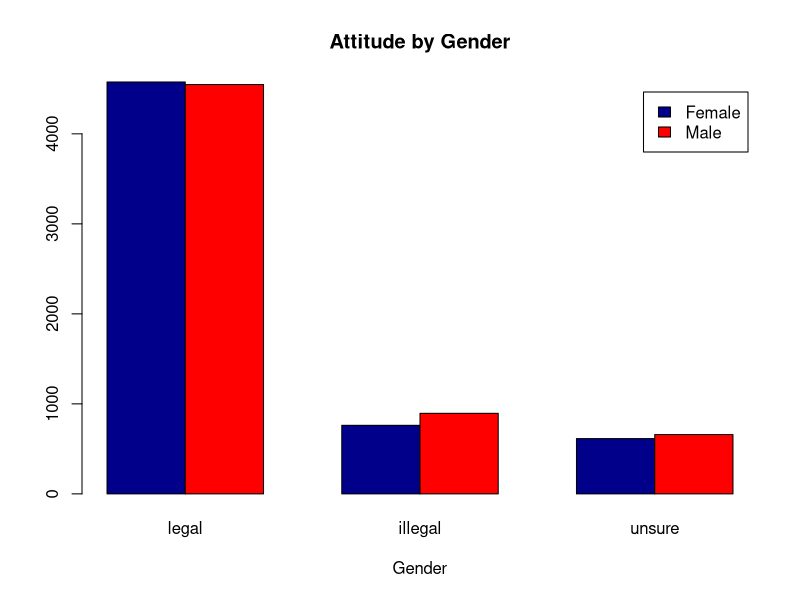
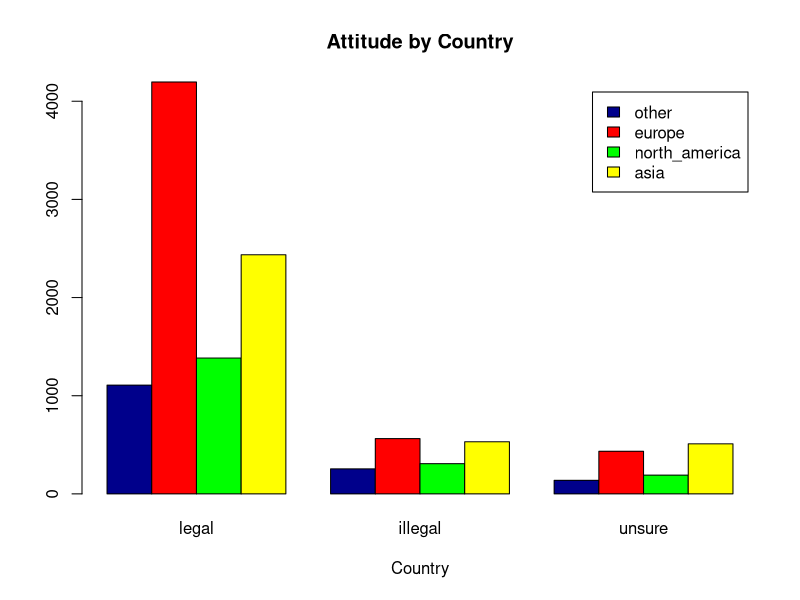
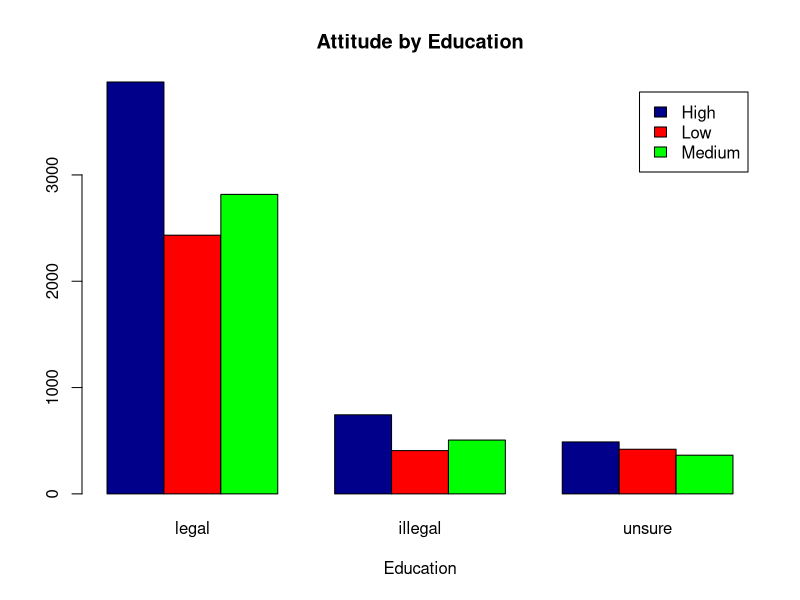
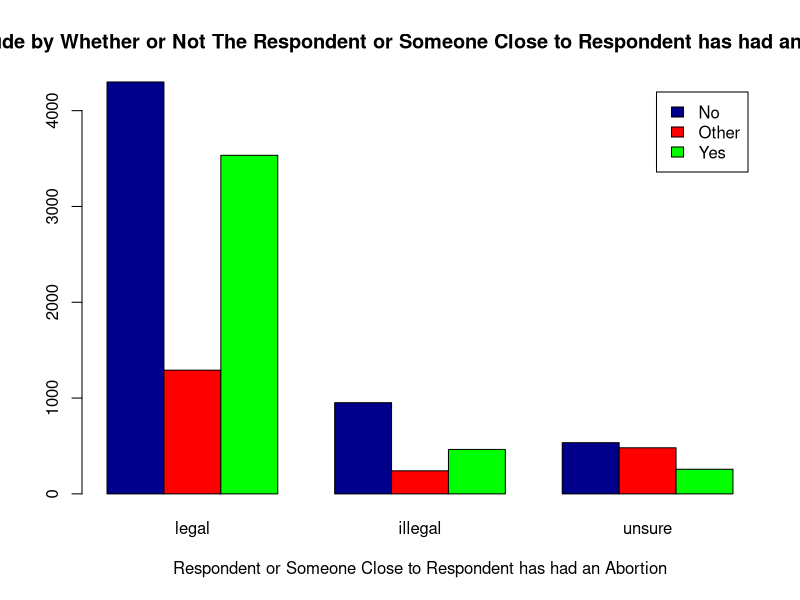
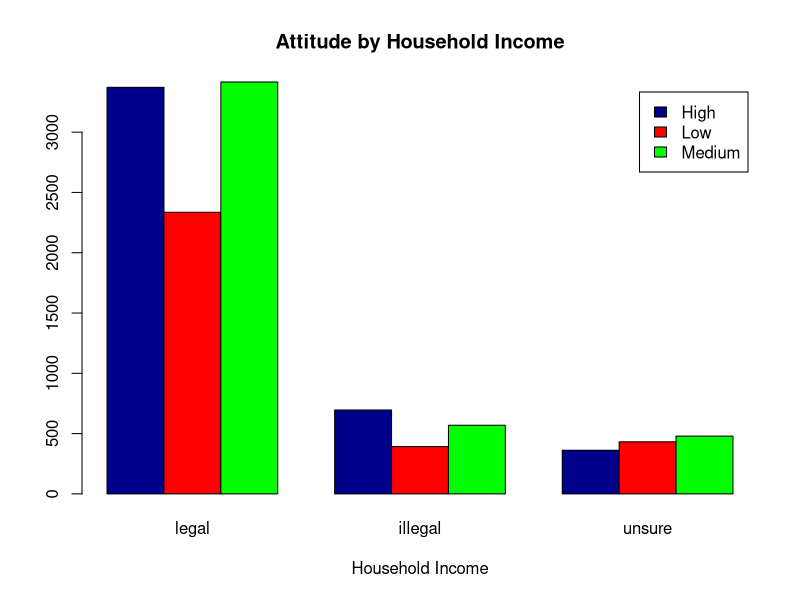
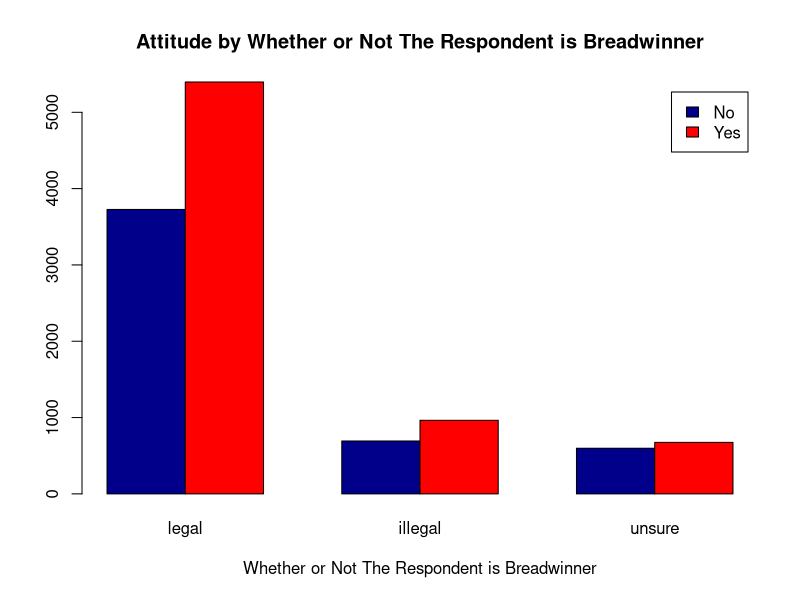

Source code (R) for these figures, in order:
## ---- chunk 1
knitr::opts_chunk$set(echo = TRUE)
library(readxl)
library(dplyr)
library(tidyverse)

## ---- chunk 2
# read in data 
SurveyResults <- read_excel("SurveyResults.xlsx")

# subset important rows
data <- SurveyResults[,c(3:10,17,18,20,21)]

# rename columns
colnames(data) <- c("country","gender","age","employment","edu","marital_status","household_income","chief_income_earner","close_lgbtq","attitude","had_abortion","religiosity")

# set Na to NA
data[data=="Na"] <- NA

# remove all NA's
data <- na.omit(data)

table(data$attitude)

# factor collapsing 
data$employment<-fct_collapse(data$employment,
                              student = "A student",
                              employed = c("Full time", "Part time", "Self employed"),
                              unemployed = c("Retired", "Unemployed", "Prefer not to answer")
                              )

# unique(data$employment), check that factor worked 

data$attitude<-fct_collapse(data$attitude,
legal = c("Abortion SHOULD be permitted whenever a woman decides she wants one","Abortion SHOULD be permitted in certain circumstances, such as if a woman has been raped"),
unsure = "Don't know/Prefer not to say",
illegal = c("Abortion should NOT be permitted under any circumstances, except when the life of the mother is in danger", "Abortion should NEVER be permitted, no matter what circumstance exists"))

# unique(data$attitude), check that it worked 

data$marital_status <- fct_collapse(data$marital_status,
  married = c("Married", "Domestic partnership / Living as married"),
  single = c("Single"),
  other = c("Divorced", "Widowed"))

# unique(data$marital_status), check that it worked 


data$country <- fct_collapse(data$country,
  north_america = c("United States", "Canada"), #1883
  asia = c("India", "Japan", "South Korea", "China", "Russia"), #3477
  europe = c("Great Britain", "Ireland", "Italy", "Hungary", "Belgium", "Sweden", "Spain", "Poland", "Turkey"), #5193
  other = c("South Africa", "Australia")) #1501

# unique(data$country)

data$had_abortion <- fct_collapse(data$had_abortion,
  No = "No",
  Yes = "Yes",
  Other = c("Not sure", "Prefer not to answer"))

# unique(data$had_abortion), make sure that it worked 

data$religiosity<-fct_collapse(data$religiosity,
                               often = c("Every week", "More than once a week", "Nearly every week"),
                               occasionally = c("Once a month", "Two to three times a month"),
                               rarely = c("Several times a year", "Once a year", "Less than once a year"),
                               never = c("Never", "Don’t know/no answer")
                               )

# unique(data$religiosity) # make sure that it worked 

## ---- chunk 3

counts_gender <- table(data$gender, data$attitude)
barplot(counts_gender, main="Attitude by Gender",
  xlab="Gender", col=c("darkblue","red"),
  legend = rownames(counts_gender), beside=TRUE)

counts_country <- table(data$country, data$attitude)
barplot(counts_country, main="Attitude by Country",
  xlab="Country", col=c("darkblue","red", "green", "yellow"),
  legend = rownames(counts_country), beside=TRUE)

counts_education <- table(data$edu, data$attitude)
barplot(counts_education, main="Attitude by Education",
  xlab="Education", col=c("darkblue","red", "green"),
  legend = rownames(counts_education), beside=TRUE)

counts_abortion <- table(data$had_abortion, data$attitude)
barplot(counts_abortion, main="Attitude by Whether or Not The Respondent or Someone Close to Respondent has had an Abortion",
  xlab="Respondent or Someone Close to Respondent has had an Abortion", col=c("darkblue","red", "green"),
  legend = rownames(counts_abortion), beside=TRUE)

counts_income <- table(data$household_income, data$attitude)
barplot(counts_income, main="Attitude by Household Income",
  xlab="Household Income", col=c("darkblue","red", "green"),
  legend = rownames(counts_income), beside=TRUE)

counts_breadwinner <- table(data$chief_income_earner, data$attitude)
barplot(counts_breadwinner, main="Attitude by Whether or Not The Respondent is Breadwinner",
  xlab="Whether or Not The Respondent is Breadwinner", col=c("darkblue","red"),
  legend = rownames(counts_breadwinner), beside=TRUE)


